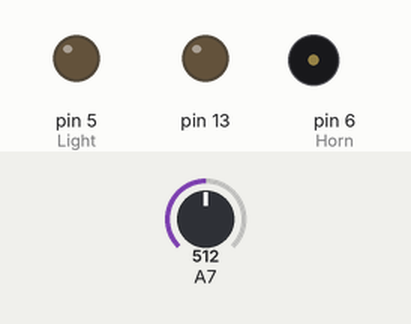
This sketch was run on a simulated Arduino Nano, built with avr-gcc and run on an emulated ATmega328P. Parts: output pins drawn as LEDs (lit = HIGH), buzzer (waves = sounding, pin HIGH). Inputs (shaded band) come from the test bench; at power-on: A7 = 512.

Above: at 1.2 s.
1.3 s: A7 set to 0
At 1.8 s:
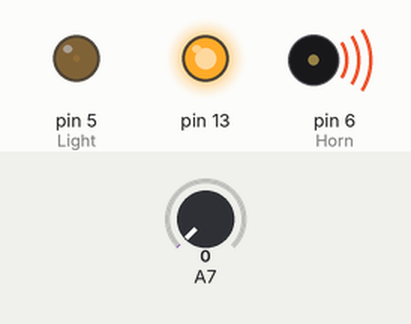
2.8 s: A7 set to 122
At 4.2 s:
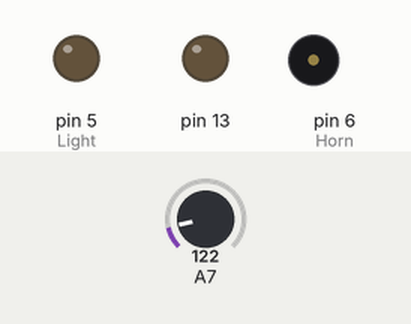
Timing chart, 0 to 5.8 s (numbered marks = the images above; inputs shaded):
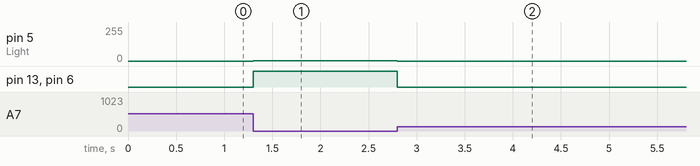

Measured:
- after the input at 1.3 s, pin 5 (Light): 0/255 → 1/255 at once; pin 13, pin 6 (Horn): LOW → HIGH at once
- after the input at 2.8 s, pin 5 (Light): 1/255 → 0/255 at once; pin 13, pin 6 (Horn): HIGH → LOW at once

The sketch:

Light_Horn_shadow_if.ino
```cpp
const int Light = 5; // Define light as pin 5
const int Horn = 6;  // Define horn as pin 6
bool Hall;  // This variable shows if get Hall signal,true for get,false for not
bool lastHall;
bool changeState;
int nowBrightness;

void setup()
{
  pinMode( 13 , OUTPUT);
  pinMode(Light,OUTPUT);  //  Make light as output signal
  pinMode(Horn,OUTPUT);   //  Make horn as output signal
  Hall = lastHall = false;
  changeState = false;
  nowBrightness = 0;
}

void loop()
{
  Hall = !analogRead(A7);
  if(Hall != lastHall){
    lastHall = Hall;
    changeState = true;
  }
  else{
    changeState = false;
  }
  if(changeState){
    if(Hall){
      //if get Hall signal,do something in getHall()
      getHall();
    }else{
      //if lose Hall signal,do another things in noHall();
      noHall();
    }
  }
}

//this function define something that when get the Hall signal
void getHall(){
  digitalWrite( 13 , HIGH );
  analogWrite(Horn,255);
  if(nowBrightness <= 255){
    ++nowBrightness;
    analogWrite(Light,nowBrightness);
    delay(2);
  }
}

//this function define something that when no Hall signal
void noHall(){
  digitalWrite(13,LOW);
  while(nowBrightness != 0){
    --nowBrightness;
    analogWrite(Light,nowBrightness);
    delay(2);
  }
  analogWrite(Horn,0);
}
```
